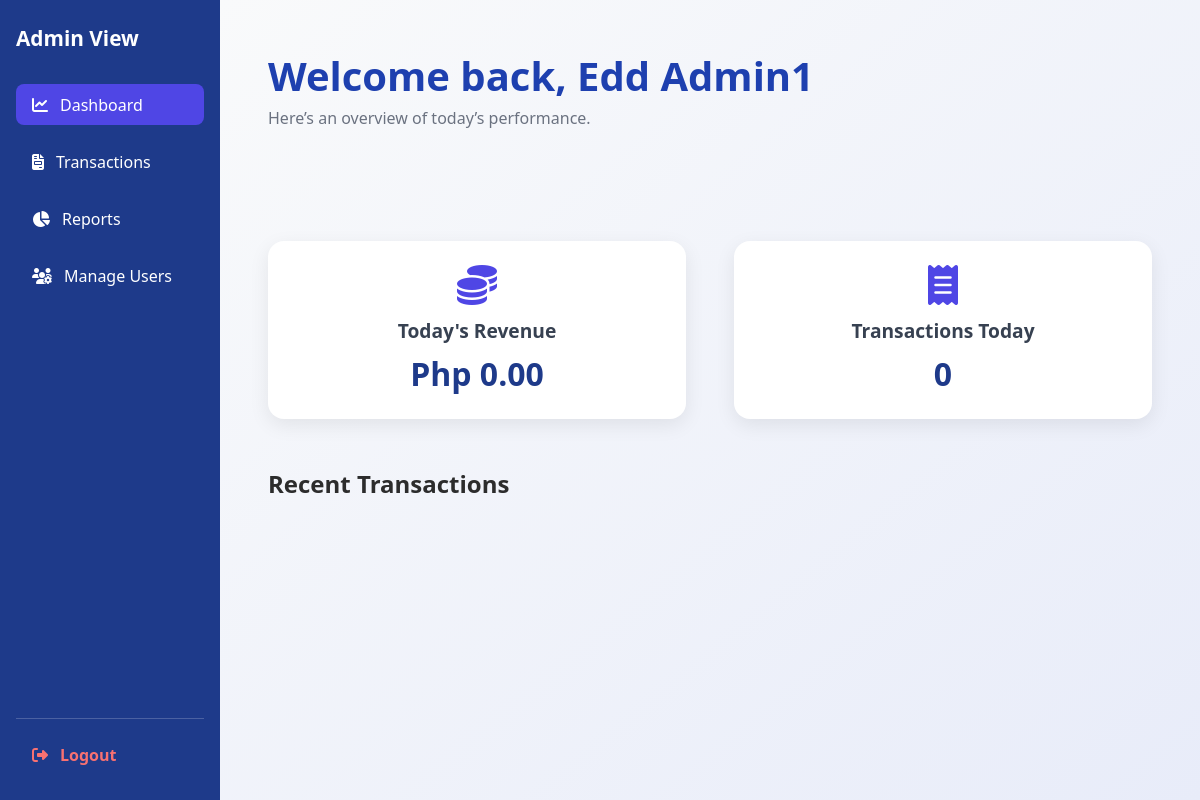
The page /admin/adminDashboard.php (signed in) on the database as committed earlier.
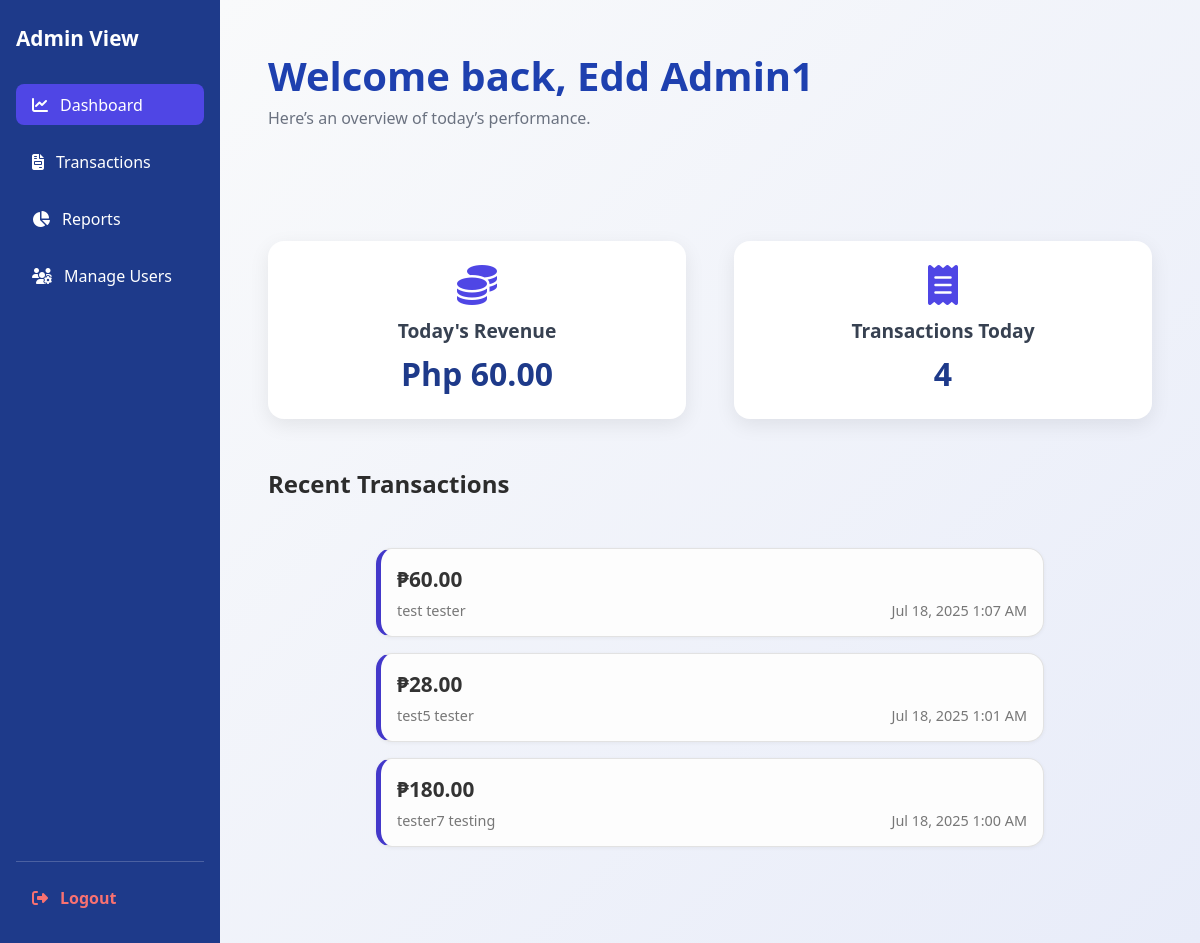
The same page on the database as committed later.
### tables this page shows
CREATE TABLE `transactions` (
  `transaction_id` int(11) NOT NULL,
  `product_id` int(11) NOT NULL,
  `user_id` int(11) NOT NULL,
  `quantity` int(11) NOT NULL,
  `created_at` datetime DEFAULT current_timestamp(),
  `is_deleted` int(11) NOT NULL DEFAULT 0,
  `payment_type` enum('Cash','GCash') NOT NULL DEFAULT 'Cash'
);

CREATE TABLE `users` (
  `user_id` int(11) NOT NULL,
  `first_name` varchar(100) NOT NULL,
  `last_name` varchar(100) NOT NULL,
  `email` varchar(100) NOT NULL,
  `password` varchar(255) NOT NULL,
  `role` enum('admin','cashier') NOT NULL,
  `created_at` timestamp NOT NULL DEFAULT current_timestamp(),
  `is_disabled` int(11) NOT NULL DEFAULT 0
);

### src/includes/functions.inc.php (called while the page is built, shortened)
<?php
    function getDailyRevenueSummary($conn) {
        $sql = "SELECT COUNT(*) AS count, quantity * p.price AS total FROM transactions JOIN products p ON transactions.product_id = p.product_id WHERE DATE(created_at) = CURDATE() AND is_deleted = 0;";
        $stmt = mysqli_stmt_init($conn);
        if (!mysqli_stmt_prepare($stmt, $sql)) {
            header("Location: ../login.php/error=stmtFailed");
            exit();
        }
        mysqli_stmt_execute($stmt);
        $result = mysqli_stmt_get_result($stmt);
        $row = mysqli_fetch_assoc($result);
        if ($row) {
            return [
                'total' => $row['total'] ?? 0,
                'count' => $row['count'] ?? 0
            ];
        }
        return ['total' => 0, 'count' => 0];
    }
    function getRecentTransactions($conn) {
        $sql = "SELECT t.transaction_id, t.created_at, u.first_name, u.last_name, t.quantity * p.price AS amount FROM transactions t JOIN products p ON t.product_id = p.product_id JOIN users u ON t.user_id = u.user_id WHERE t.is_deleted = 0 ORDER BY t.created_at DESC LIMIT 3;";
        $stmt = mysqli_stmt_init($conn);
        if (!mysqli_stmt_prepare($stmt, $sql)) {
            header("Location: ../index.php?error=stmtFailed");
            exit();
        }
        mysqli_stmt_execute($stmt);
        $result = mysqli_stmt_get_result($stmt);
        $transactions = mysqli_fetch_all($result, MYSQLI_ASSOC);
        return $transactions;
    }

### src/admin/adminDashboard.php (the view, shortened to what this page needs)
<?php
    $adminName = $_SESSION['userName'] ?? "Admin";
    require_once '../includes/dbh.inc.php';
    require_once '../includes/functions.inc.php';
    $summary = getDailyRevenueSummary($conn);
    $recentTransactions = getRecentTransactions($conn);
?>
<!DOCTYPE html>
<html lang="en">
<head>
    <link rel="stylesheet" href="admin.css">
    <link rel="stylesheet" href="https://cdnjs.cloudflare.com/ajax/libs/font-awesome/6.5.0/css/all.min.css">
</head>
<body>
    <div class="sidebar">
        <div class="sidebar-header">
            <h2>Admin View</h2>
        </div>
        <nav class="sidebar-nav">
            <a href="adminDashboard.php" class="nav-link active"><i class="fas fa-chart-line"></i> Dashboard</a>
            <a href="adminTransactions.php" class="nav-link"><i class="fas fa-file-invoice"></i> Transactions</a>
            <a href="adminReports.php" class="nav-link"><i class="fas fa-chart-pie"></i> Reports</a>
            <a href="adminManageUsers.php" class="nav-link"><i class="fas fa-users-cog"></i> Manage Users</a>
        </nav>
        <div class="sidebar-footer">
            <a href="../includes/logout.inc.php" class="nav-link logout"><i class="fas fa-sign-out-alt"></i> Logout</a>
        </div>
    </div>
    <section class="dashboard-wrapper">
        <div class="dashboard-header">
            <h2>Welcome back, <?php echo htmlspecialchars($adminName); ?></h2>
            <p class="subtitle">Here’s an overview of today’s performance.</p>
        </div>
        <div class="summary-grid">
            <div class="summary-card">
                <i class="fas fa-coins summary-icon"></i>
                <h3>Today's Revenue</h3>
                <p>Php <?php echo number_format($summary['total'], 2); ?></p>
            </div>
            <div class="summary-card">
                <i class="fas fa-receipt summary-icon"></i>
                <h3>Transactions Today</h3>
                <p><?php echo $summary['count']; ?></p>
            </div>
        </div>
        <h2>Recent Transactions</h2>
        <div class="recent-transactions">
            <div class="transaction-cards">
                <?php foreach ($recentTransactions as $tx): ?>
                <div class="transaction-card">
                    <div class="tx-amount">₱<?= number_format($tx['amount'], 2); ?></div>
                    <div class="tx-meta">
                    <span class="tx-user"><?= htmlspecialchars($tx['first_name'] . ' ' . $tx['last_name']); ?></span>
                    <span class="tx-time"><?= date("M d, Y g:i A", strtotime($tx['created_at'])); ?></span>
                    </div>
                </div>
                <?php endforeach; ?>
            </div>
        </div>
    </section>
</body>
</html>

### src/admin/admin.css (style rules this page uses)
* { margin: 0; padding: 0; box-sizing: border-box; font-family: "Noto Sans", sans-serif; font-optical-sizing: auto; text-decoration: none; }
body { display: flex; min-height: 100vh; background: linear-gradient(to bottom right, #f3f4f6, #e0e7ff); color: #2c2c2c; }
.sidebar { display: flex; flex-direction: column; justify-content: space-between; width: 220px; background-color: #1e3a8a; color: white; padding: 1.5rem 1rem; box-shadow: 4px 0 8px rgba(0, 0, 0, 0.1); }
.sidebar-header { margin-bottom: 2rem; }
.sidebar h2 { display: flex; font-size: 1.3rem; align-items: center; gap: 0.5rem; font-weight: 600; }
.sidebar-nav { display: flex; flex-grow: 1; flex-direction: column; gap: 1rem; }
.nav-link { display: flex; color: white; text-decoration: none; font-size: 1rem; padding: 0.6rem 1rem; border-radius: 8px; align-items: center; gap: 0.75rem; transition: background-color 0.2s ease, transform 0.2s ease; }
.nav-link.active { background-color: #4f46e5; }
.sidebar-footer { margin-top: 2rem; border-top: 1px solid rgba(255, 255, 255, 0.2); padding-top: 1rem; }
.sidebar-footer .logout { color: #f87171; font-weight: 600; }
.dashboard-wrapper { flex-grow: 1; padding: 3rem; background: linear-gradient(to bottom right, #f9fafb, #e8ecf9); min-height: 100vh; }
.dashboard-header { margin-bottom: 2rem; }
.dashboard-header h2 { font-size: 2.5rem; font-weight: 700; color: #1e40af; margin-bottom: 0.25rem; }
.subtitle { font-size: 1rem; color: #6b7280; }
.summary-grid { display: grid; grid-template-columns: repeat(auto-fit, minmax(280px, 1fr)); gap: 3rem; margin-top: 7rem; margin-bottom: 3rem; }
.summary-card { background-color: #ffffff; padding: 1.5rem; border-radius: 1rem; box-shadow: 0 6px 20px rgba(0, 0, 0, 0.08); text-align: center; transition: transform 0.2s ease, box-shadow 0.2s ease; }
.summary-icon { font-size: 2.5rem; color: #4f46e5; margin-bottom: 0.75rem; }
.summary-card h3 { font-size: 1.2rem; color: #374151; margin-bottom: 0.5rem; }
.summary-card p { font-size: 2rem; font-weight: bold; color: #1e3a8a; margin: 0; }
.recent-transactions { width: 100%; margin-top: 2rem; margin: 2rem auto; max-width: 700px; padding: 1rem; }
.transaction-cards { display: flex; flex-direction: column; gap: 1rem; }
.transaction-card { background: #fdfdfd; border: 1px solid #e2e2e2; border-left: 5px solid #4338ca; padding: 1rem; border-radius: 1rem; box-shadow: 0 1px 4px rgba(0, 0, 0, 0.05); transition: background 0.2s ease; }
.tx-amount { font-size: 1.3rem; font-weight: bold; color: #333; }
.tx-meta { display: flex; justify-content: space-between; font-size: 0.9rem; color: #777; margin-top: 0.5rem; }
.tx-user { font-weight: 500; }

Rows that differ between the two databases and show on the page:
added transactions: amount "60.00", user.last_name "test tester", created_at "Jul 18, 2025 1:07 AM"
added transactions: amount "28.00", user.last_name "test5 tester", created_at "Jul 18, 2025 1:01 AM"
added transactions: amount "180.00", user.last_name "tester7 testing", created_at "Jul 18, 2025 1:00 AM"
Other text that changed with them:
$summary['total']: "0.00" → "60.00"
$summary['count']: "0" → "4"
